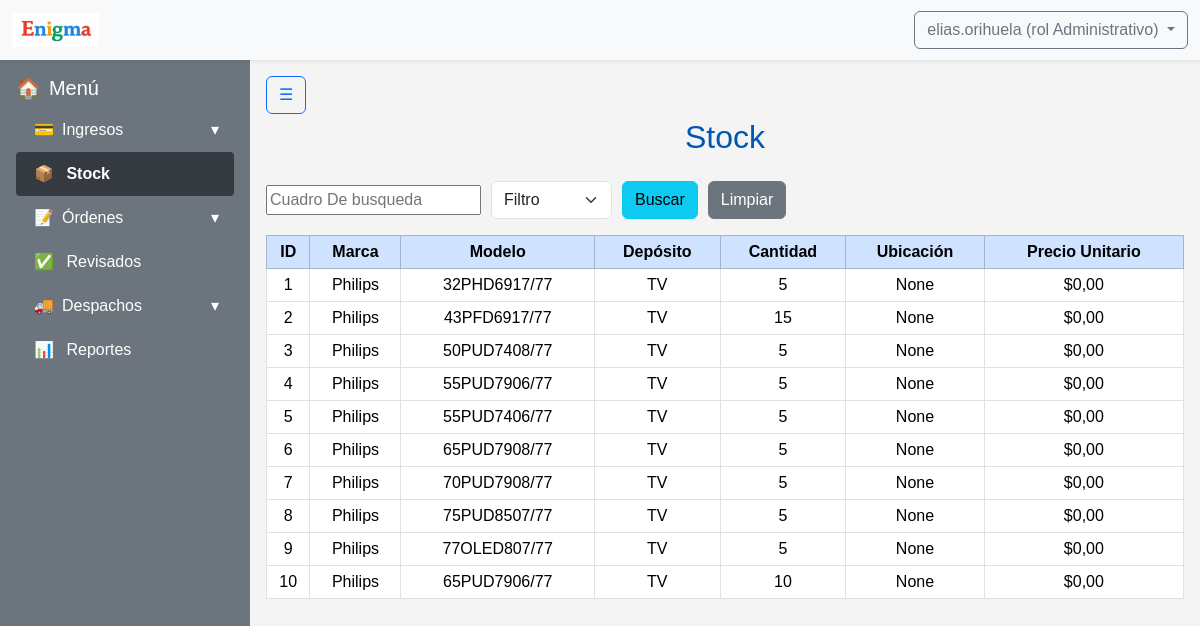
The page /stock/stock/ (signed in) on the database as committed earlier.
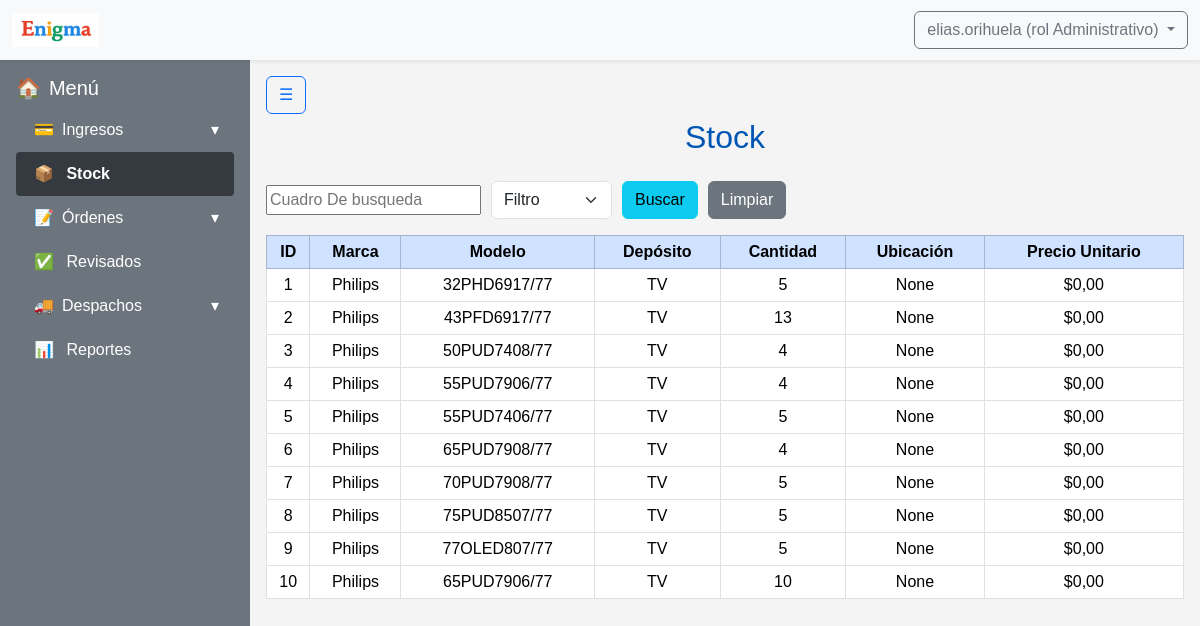
The same page on the database as committed later.
### apps/usuarios/models.py (models this page shows, shortened)
class Usuarios(AbstractBaseUser):
    username = models.CharField('Nombre de usuario', unique= True, max_length=60)
    email = models.EmailField('Correo electronico', max_length=254, unique= True)
    nombre = models.CharField(max_length=50)
    apellido = models.CharField(max_length=50)
    rol = models.ForeignKey(Roles, on_delete=models.CASCADE)
    activo = models.BooleanField(default=True)
    is_admin = models.BooleanField(default = False)
    is_superuser = models.BooleanField(default=False)
    is_staff = models.BooleanField(default=False)
    objects = UsuariosManager()
    USERNAME_FIELD = 'username'
    REQUIRED_FIELDS = ['nombre', 'apellido', 'email'] #campos necesarios para crear la cuenta por consola

class Roles(models.Model):
    id = models.AutoField(primary_key=True)
    nombre = models.CharField(max_length=50)
    def __str__(self):
        return self.nombre

### apps/stock/models.py (models this page shows, shortened)
class StockProductos(models.Model):
    id = models.AutoField(primary_key=True)
    producto_id = models.ForeignKey('ingresos.Productos', on_delete=models.CASCADE)
    deposito_id = models.ForeignKey('stock.Depositos', on_delete=models.CASCADE)
    cantidad_total = models.IntegerField()
    ubicacion = models.CharField(max_length=100, blank=True, null=True)
    precio_unitario = models.DecimalField(max_digits=10, decimal_places=2, default=0.00)

class Depositos(models.Model):
    id = models.AutoField(primary_key=True)
    nombre = models.CharField(max_length=50)

### apps/ingresos/models.py (models this page shows, shortened)
class Productos(models.Model):
    id = models.AutoField(primary_key=True)
    marca = models.CharField(max_length=30)
    modelo = models.CharField(max_length=50, unique=True)

### apps/stock/views.py (the view, shortened to what this page needs)
# urls.py: path('stock/', login_required(StockView.as_view()), name="stock"),
class StockView(LoginRequiredMixin, View):
    def get(self, request):
        productos = StockProductos.objects.select_related('producto_id', 'deposito_id').all()
        busqueda = request.GET.get('busqueda')
        filtro = request.GET.get('filtro')
        return render(request, 'stock.html', {
            'productos': productos,
            'show_navbar': True
        })

### apps/stock/templates/stock.html (shortened to what this page needs)
{% extends "base.html" %}
{% block content %}
<h2>Stock</h2>
<form method="get" style="display: flex; gap: 10px; flex-wrap: wrap; align-items: center; margin-bottom: 1rem;">
<input type="text" name="busqueda" placeholder="Cuadro De busqueda" value="{{ request.GET.busqueda }}">
<select name="filtro" class="form-select w-auto">
    <option value="">Filtro</option>
</select>
<button class="btn btn-info" type="submit">Buscar</button>
<a class="btn btn-secondary" href="{% url 'stock' %}">Limpiar</a>
</form>
<table class="table table-bordered table-hover table-sm align-middle text-center w-100">
<thead class="table-primary">
    <tr>
        <th>ID</th>
        <th>Marca</th>
        <th>Modelo</th>
        <th>Depósito</th>
        <th>Cantidad</th>
        <th>Ubicación</th>
        <th>Precio Unitario</th>
    </tr>
</thead>
<tbody>
    {% for producto in productos %}
    <tr>
        <td>{{ producto.id }}</td>
        <td>{{ producto.producto_id.marca }}</td>
        <td>{{ producto.producto_id.modelo }}</td>
        <td>{{ producto.deposito_id.nombre }}</td>
        <td>{{ producto.cantidad_total }}</td>
        <td>{{ producto.ubicacion }}</td>
        <td>${{ producto.precio_unitario }}</td>
    </tr>
    {% empty %}
    <tr>
        <td colspan="7">No se encontraron productos</td>
    </tr>
    {% endfor %}
</tbody>
</table>
{% endblock %}

### templates/base.html (shortened to what this page needs)
{% load static %}
<!DOCTYPE html>
<html lang="es">
<head>
    <link href="https://cdn.jsdelivr.net/npm/bootstrap@5.3.3/dist/css/bootstrap.min.css" rel="stylesheet">
    <link rel="stylesheet" href="https://cdn.jsdelivr.net/npm/bootstrap-icons@1.10.5/font/bootstrap-icons.css">
    <link rel="stylesheet" href="{% static 'css/style.css' %}">
    <link rel="stylesheet" href="{% static 'css/ordenes.css' %}">
</head>
<body class="d-flex flex-column min-vh-100">
    {% include 'includes/header.html' %}
    <div class="d-flex flex-grow-1">
        {% if user.is_authenticated %}
            {% include 'includes/navbar.html' %}
        {% endif %}
        <main class="flex-grow-1 p-3 overflow-auto">
            {% if user.is_authenticated %}
                <button class="btn btn-outline-primary mb-1" onclick="toggleSidebar()">☰</button>
            {% endif %}
            {% block content %}{% endblock %}
        </main>
    </div>
</body>
</html>

### templates/includes/header.html (shortened to what this page needs)
{% load static %}
<nav class="navbar navbar-expand-lg navbar-light bg-light shadow-sm">
  <div class="container-fluid">
    <a class="navbar-brand d-flex align-items-center" href="{% url 'core:dashboard' %}">
      <div class="card-header"><img class="logo_form" src="{% static 'img/logo_form.png' %}" alt=""></div>
    </a>
    <div class="d-flex ms-auto">
      {% if user.is_authenticated %}
        <div class="dropdown">
          <a class="btn btn-outline-secondary dropdown-toggle" href="#" role="button" id="dropdownUser" data-bs-toggle="dropdown" aria-expanded="false">
            {{ user.username }} (rol {{ user.rol }})
          </a>
        </div>
      {% else %}
        <a href="{% url 'usuarios:register' %}" class="btn btn-outline-primary me-2">Registrarse</a>
        <a href="{% url 'usuarios:login' %}" class="btn btn-outline-success">Login</a>
      {% endif %}
    </div>
  </div>
</nav>

### templates/includes/navbar.html (shortened to what this page needs)
<div id="sidebar" class="bg-secondary text-white p-3" style="width: 250px;">
  <h5>
    <a class="navbar-brand d-flex align-items-center" href="{% url 'core:dashboard' %}">
      <span class="me-2">&#127968;</span> Menú
    </a>
  </h5>
  <ul class="nav flex-column">
    <li class="nav-item">
      <a class="nav-link text-white d-flex justify-content-between align-items-center"
         data-bs-toggle="collapse"
         href="#submenuIngresos"
         role="button"
         aria-expanded="false"
         aria-controls="submenuIngresos">
        <span class="me-2">&#128179;</span> Ingresos
        <span class="ms-auto">&#9662;</span>
      </a>
    </li>
    <li class="nav-item">
      <a class="nav-link text-white {% if request.resolver_match.url_name == 'stock' %}active{% endif %}" href="{% url 'stock' %}">
        <span class="me-2">&#128230;</span> Stock
      </a>
    </li>
    <li class="nav-item">
      <a class="nav-link text-white d-flex justify-content-between align-items-center"
         data-bs-toggle="collapse"
         href="#submenuOrdenes"
         role="button"
         aria-expanded="false"
         aria-controls="submenuOrdenes">
        <span class="me-2">&#128221;</span> Órdenes
        <span class="ms-auto">&#9662;</span>
      </a>
    </li>
    <li class="nav-item">
      <a class="nav-link text-white {% if request.resolver_match.url_name == 'ordenes_revisadas' %}active{% endif %}" href="{% url 'despachos:ordenes_revisadas' %}">
        <span class="me-2">&#9989;</span> Revisados
      </a>
    </li>
    <li class="nav-item">
      <a class="nav-link text-white d-flex justify-content-between align-items-center"
         data-bs-toggle="collapse"
         href="#submenuDespachos"
         role="button"
         aria-expanded="false"
         aria-controls="submenuDespachos">
        <span class="me-2">&#128666;</span> Despachos
        <span class="ms-auto">&#9662;</span>
      </a>
    </li>
    <li class="nav-item">
      <a class="nav-link text-white" href="#">
        <span class="me-2">&#128202;</span> Reportes
      </a>
    </li>
  </ul>
</div>

### static/css/style.css (style rules this page uses)
#sidebar { min-height: 100vh; transition: all 0.3s; }
#sidebar { overflow: hidden; transition: all 0.3s ease; }
#sidebar .nav-link { transition: all 0.3s ease; padding: 10px 15px; border-left: 3px solid transparent; }
.card-header > img { height: 34px; }
.active { background-color: #343a40 !important; font-weight: bold; border-radius: 0.25rem; }
body { font-family: Arial, sans-serif; background-color: #f4f4f4; color: #333; }
h1, h2 { text-align: center; color: #0056b3; margin-bottom: 25px; }

Rows that differ between the two databases and show on the page:
changed StockProductos "43PFD6917/77": cantidad_total "15" → "13"
changed StockProductos "50PUD7408/77": cantidad_total "5" → "4"
changed StockProductos "55PUD7906/77": cantidad_total "5" → "4"
changed StockProductos "65PUD7908/77": cantidad_total "5" → "4"
